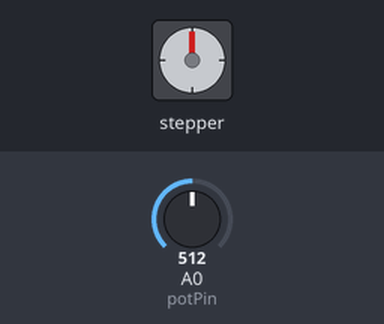
A sketch run on a simulated Arduino Uno, built with avr-gcc and run on an emulated ATmega328P. On the bench: stepper motor. Wiring (inferred from the names in the program): stepper motor driver (200 steps per turn assumed): step pin 2; direction pin 3; enable pin 4. The inputs (shaded band) are chosen by the test bench; at power-on: A0 (potPin) = 512. What the sketch prints to the serial monitor is not drawn.

Above: at 0.1 s.
Timing chart, 0 to 1.6 s (numbered marks = the images above):
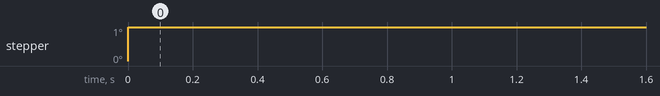

The sketch:

programacion_con_enable.ino
```cpp
#define stepPin 2
#define dirPin 3
#define enablePin 4
int potPin = 0;
int val = 0;

void setup()
{

 // We set the enable pin to be an output
 pinMode(enablePin, OUTPUT);
 // then we set it HIGH so that the board is disabled until we
 // get into a known state.
 digitalWrite(enablePin, HIGH);

 Serial.begin(115200);
 Serial.println("Starting stepper exerciser.");
 pinMode(stepPin, OUTPUT);
 pinMode(dirPin, OUTPUT);
}
void loop()
{

int j;
// set the enablePin low so that we can now use our stepper driver.
digitalWrite(enablePin, LOW);
// wait a few microseconds for the enable to take effect
// (That isn't in the spec sheet I just added it for sanity.)
delayMicroseconds(2);
// we set the direction pin in an arbitrary direction.
digitalWrite(dirPin, HIGH);
val = analogRead(potPin);
val = map (val, 0, 1023, 0, 200);
digitalWrite(stepPin, val);
}
```
